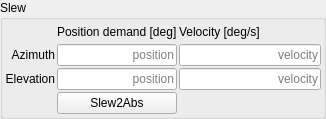
       <widget class="QGroupBox" name="groupBox">
        <property name="maximumSize">
         <size>
          <width>360</width>
          <height>16777215</height>
         </size>
        </property>
        <property name="title">
         <string>Slew</string>
        </property>
        <layout class="QGridLayout" name="gridLayout_7">
         <property name="leftMargin">
          <number>2</number>
         </property>
         <property name="topMargin">
          <number>2</number>
         </property>
         <property name="rightMargin">
          <number>2</number>
         </property>
         <property name="bottomMargin">
          <number>2</number>
         </property>
         <property name="spacing">
          <number>2</number>
         </property>
         <item row="6" column="1">
          <widget class="QPushButton" name="button_slew2abs">
           <property name="minimumSize">
            <size>
             <width>0</width>
             <height>22</height>
            </size>
           </property>
           <property name="text">
            <string>Slew2Abs</string>
           </property>
           <property name="opcua_cmd" stdset="0">
            <string>Management.Commands.Slew2AbsAzEl</string>
           </property>
          </widget>
         </item>
         <item row="2" column="1">
          <widget class="QLineEdit" name="line_edit_slew_simul_azim_position">
           <property name="minimumSize">
            <size>
             <width>0</width>
             <height>22</height>
            </size>
           </property>
           <property name="alignment">
            <set>Qt::AlignRight|Qt::AlignTrailing|Qt::AlignVCenter</set>
           </property>
           <property name="placeholderText">
            <string>position</string>
           </property>
           <property name="opcua" stdset="0">
            <string/>
           </property>
          </widget>
         </item>
         <item row="2" column="0">
          <widget class="QLabel" name="label_2">
           <property name="text">
            <string>Azimuth</string>
           </property>
           <property name="alignment">
            <set>Qt::AlignRight|Qt::AlignTrailing|Qt::AlignVCenter</set>
           </property>
          </widget>
         </item>
         <item row="0" column="2">
          <widget class="QLabel" name="label_4">
           <property name="text">
            <string>Velocity [deg/s]</string>
           </property>
          </widget>
         </item>
         <item row="6" column="2">
          <spacer name="horizontalSpacer_8">
           <property name="orientation">
            <enum>Qt::Horizontal</enum>
           </property>
           <property name="sizeHint" stdset="0">
            <size>
             <width>142</width>
             <height>20</height>
            </size>
           </property>
          </spacer>
         </item>
         <item row="2" column="2">
          <widget class="QLineEdit" name="line_edit_slew_simul_azim_velocity">
           <property name="minimumSize">
            <size>
             <width>0</width>
             <height>22</height>
            </size>
           </property>
           <property name="alignment">
            <set>Qt::AlignRight|Qt::AlignTrailing|Qt::AlignVCenter</set>
           </property>
           <property name="placeholderText">
            <string>velocity</string>
           </property>
           <property name="opcua" stdset="0">
            <string>Azimuth.Status.v_SetMax</string>
           </property>
          </widget>
         </item>
         <item row="0" column="1">
          <widget class="QLabel" name="label_3">
           <property name="minimumSize">
            <size>
             <width>0</width>
             <height>20</height>
            </size>
           </property>
           <property name="text">
            <string>Position demand [deg]</string>
           </property>
          </widget>
         </item>
         <item row="3" column="1">
          <widget class="QLineEdit" name="line_edit_slew_simul_elev_position">
           <property name="minimumSize">
            <size>
             <width>0</width>
             <height>22</height>
            </size>
           </property>
           <property name="alignment">
            <set>Qt::AlignRight|Qt::AlignTrailing|Qt::AlignVCenter</set>
           </property>
           <property name="placeholderText">
            <string>position</string>
           </property>
           <property name="opcua" stdset="0">
            <string/>
           </property>
          </widget>
         </item>
         <item row="3" column="0">
          <widget class="QLabel" name="label">
           <property name="text">
            <string>Elevation</string>
           </property>
           <property name="alignment">
            <set>Qt::AlignRight|Qt::AlignTrailing|Qt::AlignVCenter</set>
           </property>
          </widget>
         </item>
         <item row="3" column="2">
          <widget class="QLineEdit" name="line_edit_slew_simul_elev_velocity">
           <property name="minimumSize">
            <size>
             <width>0</width>
             <height>22</height>
            </size>
           </property>
           <property name="alignment">
            <set>Qt::AlignRight|Qt::AlignTrailing|Qt::AlignVCenter</set>
           </property>
           <property name="placeholderText">
            <string>velocity</string>
           </property>
           <property name="opcua" stdset="0">
            <string>Elevation.Status.v_SetMax</string>
           </property>
          </widget>
         </item>
        </layout>
       </widget>
